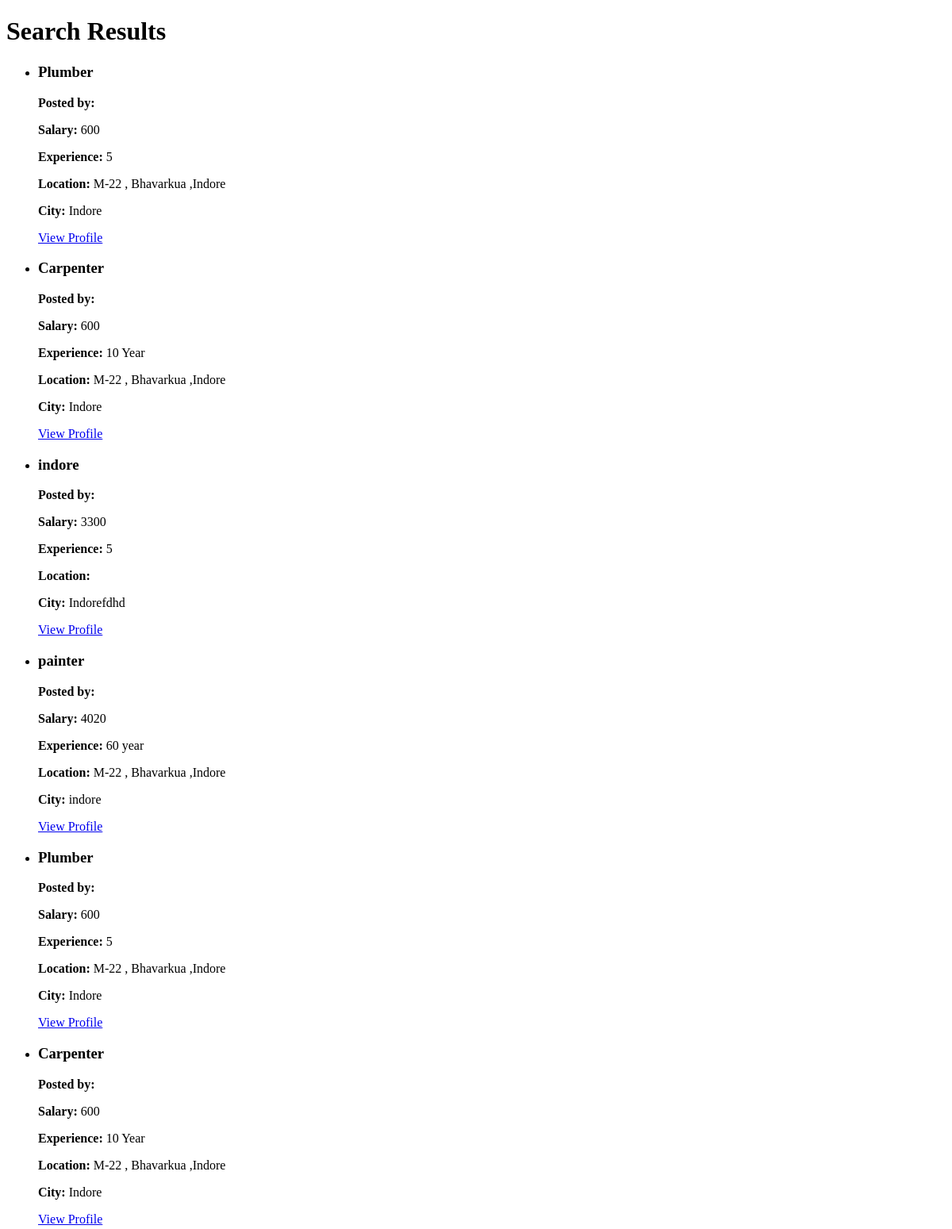
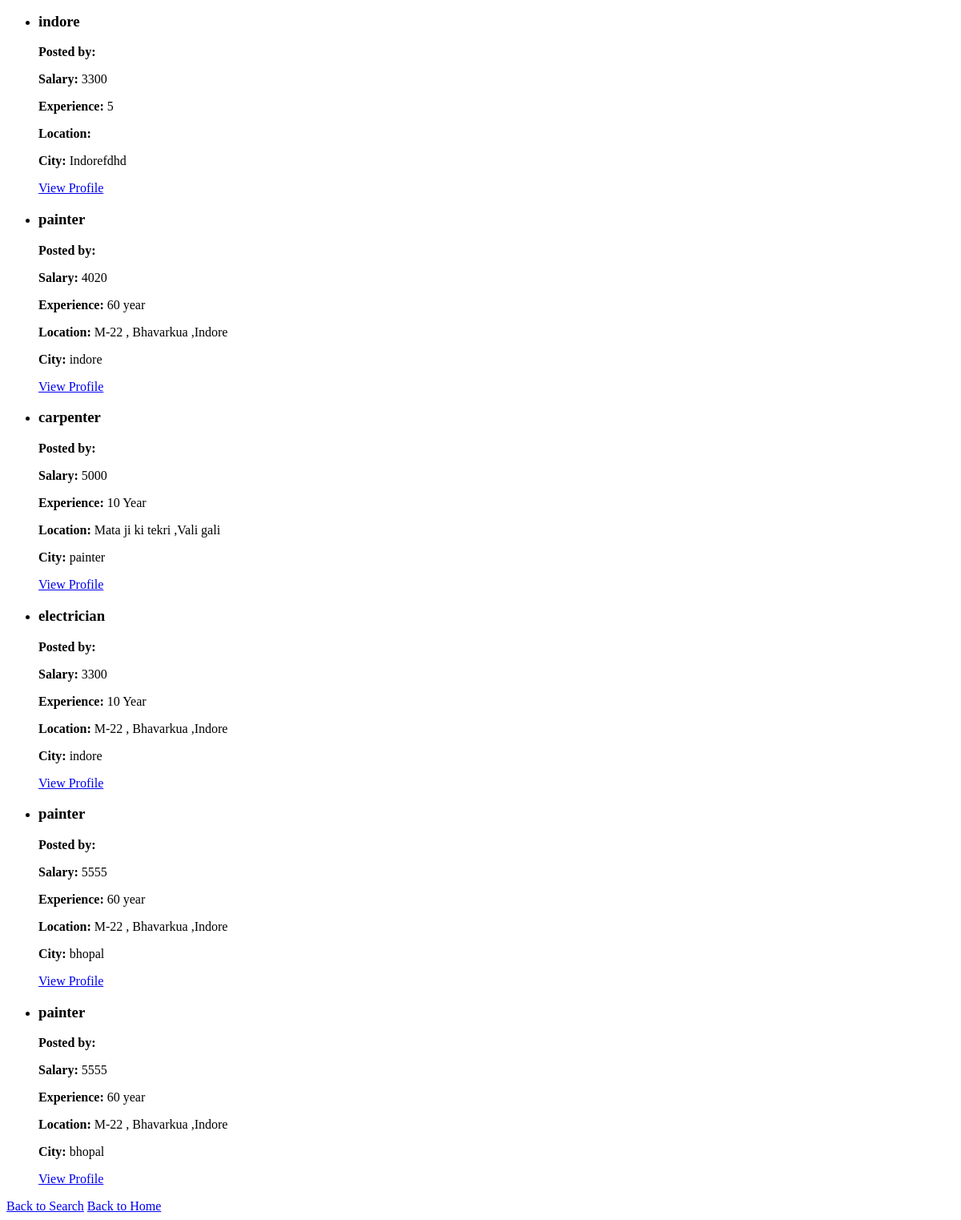
The app's page /client_/search.php, older data (2 pictures, top to bottom).
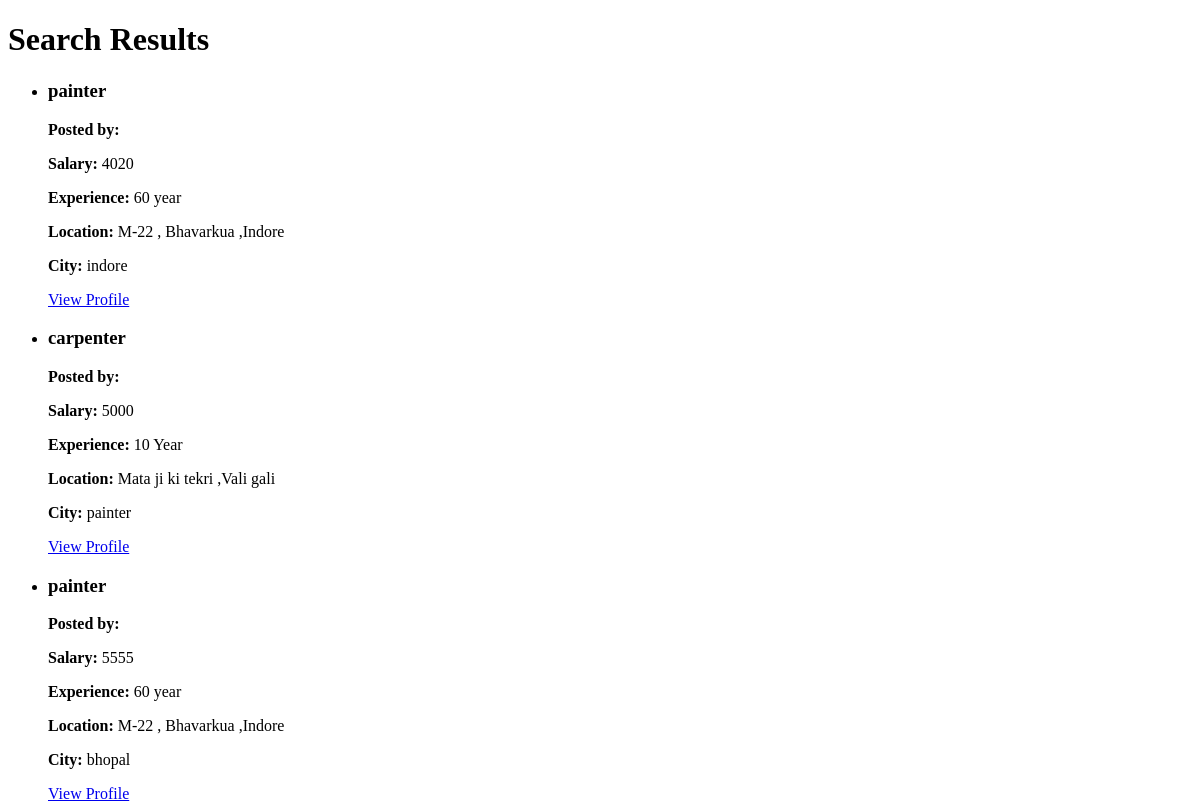
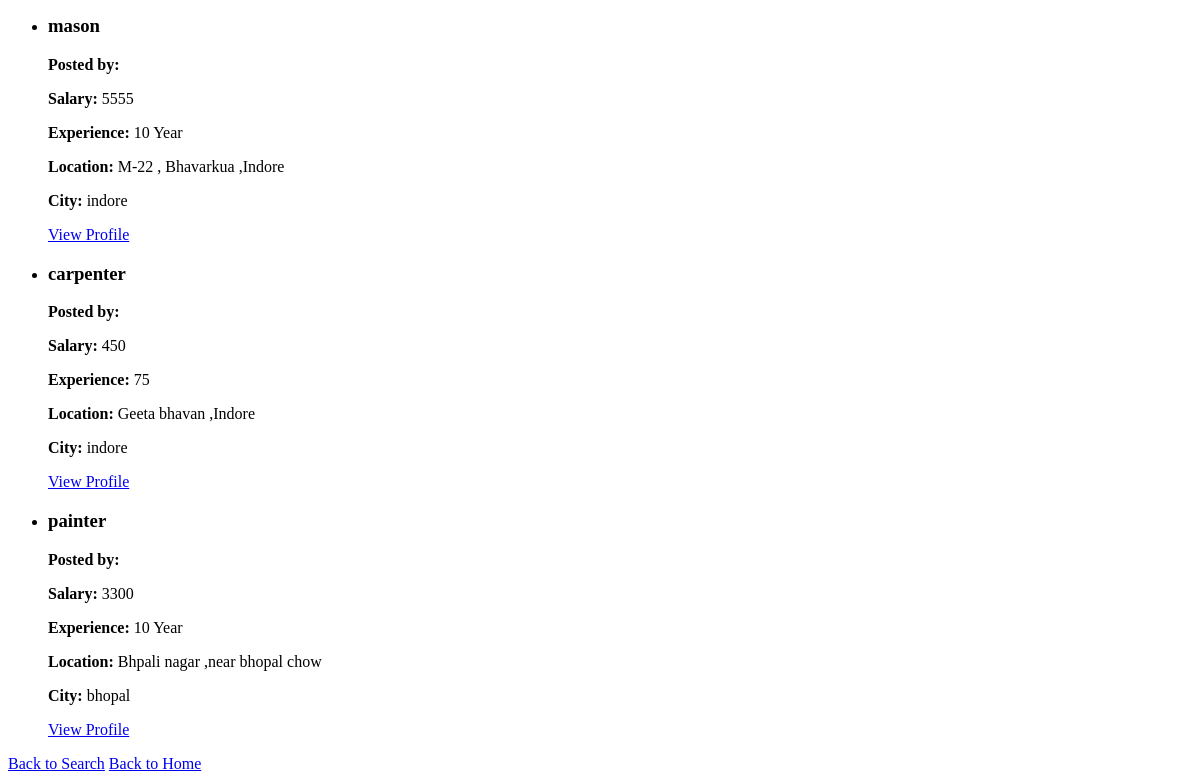
The same page, newer data (2 pictures, top to bottom).
### tables this page shows
CREATE TABLE `lab_post` (
  `l_post_ID` int(11) NOT NULL,
  `user_ID` int(11) NOT NULL,
  `workType` varchar(20) NOT NULL,
  `experience` varchar(11) NOT NULL,
  `salary` varchar(10) NOT NULL,
  `location` varchar(30) NOT NULL,
  `city` varchar(30) NOT NULL,
  `impath` varchar(200) NOT NULL
);

### client_/search.php (the view, shortened to what this page needs)
<?php
include "../Shared/sqlconnection.php";
$workType = $_GET['workType'];
$city = $_GET['city'];
$sql = "SELECT * FROM lab_post WHERE workType LIKE ? AND city LIKE ?";
$stmt = $conn->prepare($sql);
$workType_param = "%" . $workType . "%";
$city_param = "%" . $city . "%";
$stmt->bind_param("ss", $workType_param, $city_param);
$stmt->execute();
$result = $stmt->get_result();
?>
<!DOCTYPE html>
<html>
<head>
</head>
<body>
    <h1>Search Results</h1>
    <?php if ($result->num_rows > 0): ?>
        <ul>
            <?php while ($post = $result->fetch_assoc()): ?>
                <?php
                $user_sql = "SELECT user_name FROM user WHERE user_id = ?";
                $user_stmt = $conn->prepare($user_sql);
                $user_stmt->bind_param("i", $post['user_id']);
                $user_stmt->execute();
                $user_result = $user_stmt->get_result();
                $user = $user_result->fetch_assoc();
                ?>
                <li>
                    <h3><?php echo htmlspecialchars($post['workType']); ?></h3>
                    <p><strong>Posted by:</strong> <?php echo htmlspecialchars($user['user_name']); ?></p>
                    <p><strong>Salary:</strong> <?php echo htmlspecialchars($post['salary']); ?></p>
                    <p><strong>Experience:</strong> <?php echo htmlspecialchars($post['experience']); ?></p>
                    <p><strong>Location:</strong> <?php echo htmlspecialchars($post['location']); ?></p>
                    <p><strong>City:</strong> <?php echo htmlspecialchars($post['city']); ?></p>
                    <a href="profile.php?user_id=<?php echo htmlspecialchars($post['user_id']); ?>">View Profile</a>
                </li>
            <?php endwhile; ?>
        </ul>
    <?php else: ?>
        <p>No results found.</p>
    <?php endif; ?>
    <a href="search_form.php">Back to Search</a>
    <a href="index.php">Back to Home</a>
</body>
</html>

Row changes from the older to the newer data that the page shows:
removed lab_post: workType "Plumber", salary "600", experience "5", location "M-22 , Bhavarkua ,Indore", city "Indore"
removed lab_post: workType "Carpenter", salary "600", experience "10 Year", location "M-22 , Bhavarkua ,Indore", city "Indore"
removed lab_post: workType "indore", salary "3300", experience "5", city "Indorefdhd"
removed lab_post: workType "Plumber", salary "600", experience "5", location "M-22 , Bhavarkua ,Indore", city "Indore"
removed lab_post: workType "Carpenter", salary "600", experience "10 Year", location "M-22 , Bhavarkua ,Indore", city "Indore"
removed lab_post: workType "indore", salary "3300", experience "5", city "Indorefdhd"
removed lab_post: workType "painter", salary "4020", experience "60 year", location "M-22 , Bhavarkua ,Indore", city "indore"
removed lab_post: workType "electrician", salary "3300", experience "10 Year", location "M-22 , Bhavarkua ,Indore", city "indore"
removed lab_post: workType "painter", salary "5555", experience "60 year", location "M-22 , Bhavarkua ,Indore", city "bhopal"
added lab_post: workType "mason", salary "5555", experience "10 Year", location "M-22 , Bhavarkua ,Indore", city "indore"
added lab_post: workType "carpenter", salary "450", experience "75", location "Geeta bhavan ,Indore", city "indore"
added lab_post: workType "painter", salary "3300", experience "10 Year", location "Bhpali nagar ,near bhopal chow", city "bhopal"
